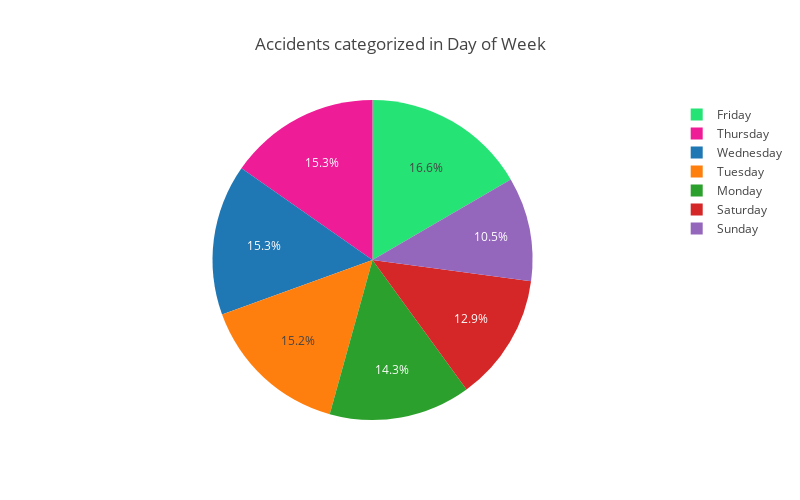

Notebook source saved alongside this figure:
### Code cell
pie_visual = go.Pie(labels=weekday_name, values=accident_count, marker=dict(colors=['#25e475', '#ee1c96',]))

layout = go.Layout(title='Accidents categorized in Day of Week', width=800, height=500)
fig = go.Figure(data=[pie_visual], layout=layout)
iplot(fig)

### Figure 1 — Plotly figure (JSON) as saved in the notebook; plotly's stock layout.template omitted (floating-point values rounded to 4 significant figures)
{"data": [{"labels": ["Friday", "Thursday", "Wednesday", "Tuesday", "Monday", "Saturday", "Sunday"], "marker": {"colors": ["#25e475", "#ee1c96"]}, "type": "pie", "uid": "365de022-b990-49e2-9f7b-df35272fce13", "values": [341797, 314431, 314087, 311992, 294502, 265335, 216264]}], "layout": {"height": 500, "title": {"text": "Accidents categorized in Day of Week"}, "width": 800}}
